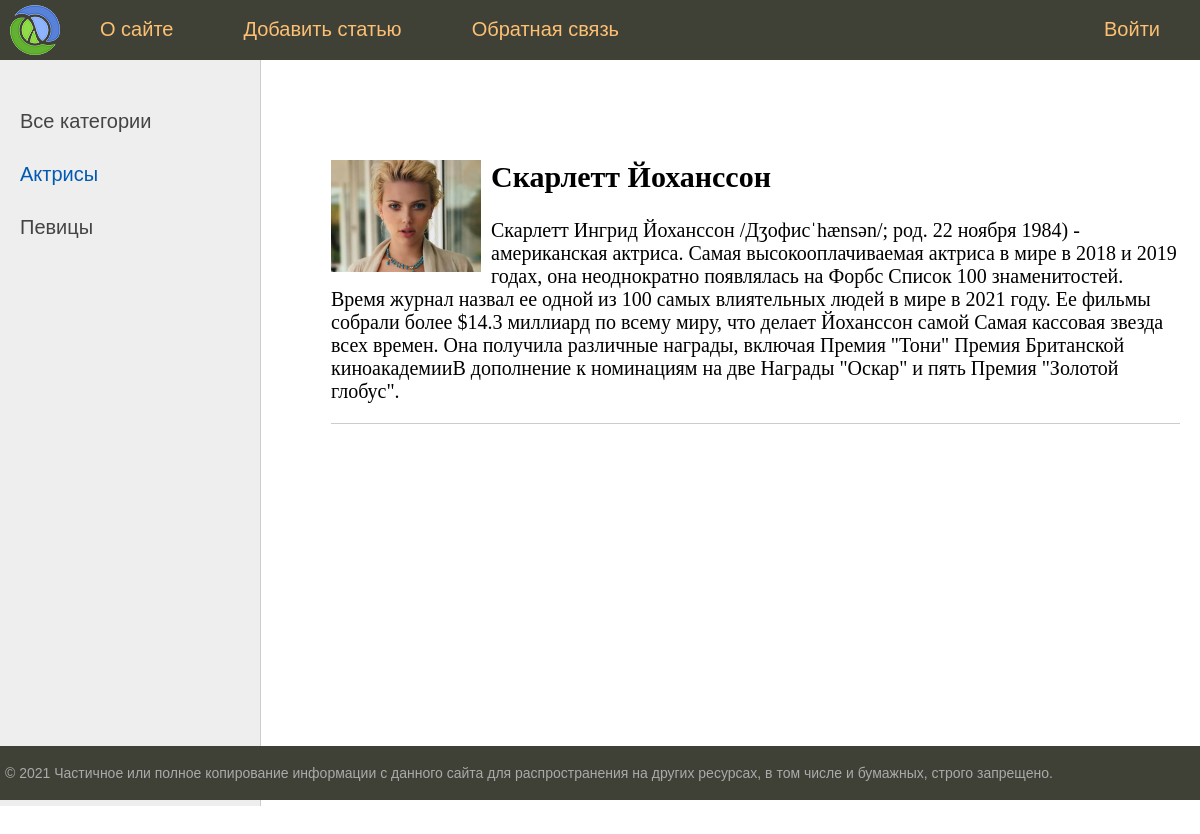
The page /post/skarlett-johansson on the database its author committed.
### women/models.py (models this page shows, shortened)
class Category(models.Model):
    name = models.CharField(max_length=100, db_index=True, verbose_name="Категория")
    slug = models.SlugField(max_length=255, unique=True, db_index=True, verbose_name="URL")
    def get_absolute_url(self):
        return reverse('category', kwargs={'cat_slug': self.slug})
    class Meta:
        verbose_name = 'Категория'
        verbose_name_plural = 'Категории'
        ordering = ['id']

class Women(models.Model):  # унаследовались от класса Model
    title = models.CharField(max_length=255, verbose_name="Заголовок")
    slug = models.SlugField(max_length=255, unique=True, db_index=True, verbose_name="URL")
    content = models.TextField(blank=True, verbose_name="Текст статьи")
    photo = models.ImageField(upload_to='photos/%Y/%m/%d/', verbose_name="Фото")
    time_create = models.DateTimeField(auto_now_add=True, verbose_name="Время создания")
    time_update = models.DateTimeField(auto_now=True, verbose_name="Время изменения")
    is_published = models.BooleanField(default=True, verbose_name="Публикация")
    cat = models.ForeignKey('Category', on_delete=models.PROTECT,
                            verbose_name="Категории")  # передаем  первичную модель как строку, к полю cat постфикс id django  добавит автоматически
    class Meta:
        verbose_name = 'Известные женщины'
        verbose_name_plural = 'Известные женщины'
        ordering = ['time_create', 'title']

### women/views.py (the view)
# urls.py: path('post/<slug:post_slug>', show_post, name="post"),
def show_post(request, post_slug):
    women = get_object_or_404(Women, slug=post_slug)
    context = {
        'women': women,
        'title': women.title,
        'cat_selected': women.cat_id
    }
    return render(request, 'women/read_post.html', context=context)

### women/templatetags/women_tags.py (called while the page is built)
@register.inclusion_tag("women/list_categories.html")
def show_categories(sort=None, cat_selected=0):  # sort хранит значение полей, по которому будет проводиться сортировка
    if not sort:
        cats = Category.objects.all()
    else:
        cats = Category.objects.order_by(sort)
    return {"cats": cats,
            "cat_selected": cat_selected}  # возращает словарь, который будет передаваться шаблону, возвращает фрагмент html страницы

@register.inclusion_tag("women/menu_list.html")
def show_menu():
    menu = [
        {'title': 'О сайте', 'url_name': 'about'},
        {'title': 'Добавить статью', 'url_name': 'add_page'},
        {'title': 'Обратная связь', 'url_name': 'contact'},
        {'title': 'Войти', 'url_name': 'login'},
    ]
    return {'menu': menu}

### women/templates/women/read_post.html
{% extends 'women/base.html' %}
{% block content %}
<ul class="list-articles">
				{% if women.photo %}
				<p><img class="img-article-left thumb" src="{{women.photo.url}}"></p>
				{% endif %}
			<li><h2>{{title}}</h2>
				{% autoescape on %}
					<p>{{women.content}}</p>
				{%endautoescape %}
			</li>
</ul>
{% endblock %}

### women/templates/women/list_categories.html
{%for category in cats %}
			{% if category.id == cat_selected %}
				<li class="selected"> {{category.name}}</li>
			{% else %}
				<li><a href="{{category.get_absolute_url}}">{{category.name}}</a></li>
			{% endif %}
		{% endfor %}

### women/static/women/css/styles.css (style rules this page uses)
html, body { font-family: 'Arial'; margin: 0; padding: 0; height: 100%; width: 100%; color: #444; }
a { color: #0059b2; text-decoration: none; }
img { max-width: 600px; height: auto; }
img.img-article-left { max-width: 300px; height: auto; float: left; padding: 0 10px 10px 0; }
img.img-article-left.thumb { max-width: 150px; height: auto; }
ul.list-articles { list-style: none; margin: 0; padding: 0; }
ul.list-articles li { border-bottom: 1px solid #ccc; }
.left-chapters ul li { margin: 30px 0 0 0; color: #999; }
.left-chapters ul li.selected { color: #0059b2; }
.left-chapters ul li a { color: #444; text-decoration: none; }

### rows shown on the page
Category: name "Актрисы"
Category: name "Певицы"
Women: photo (picture), title "Скарлетт Йоханссон", content "Скарлетт Ингрид Йоханссон /Дʒофисˈhænsən/; род. 22 ноября 1984) - американская актриса. Самая высокооплачиваемая актриса в мире в 2018 и 2019 годах, она неоднократно появлялась на Форбс Список 100 знаменитостей. Время журнал назвал ее одной из 100 самых влиятельных людей в мире в 2021 году. Ее фильмы собрали более $14.3 миллиард по всему миру, что делает Йоханссон самой Самая кассовая звезда всех времен. Она получила различные награды, включая Премия \"Тони\" Премия Британской киноакадемииВ дополнение к номинациям на две Награды \"Оскар\" и пять Премия \"Золотой глобус\"."

### other values the page prints
{{ m.title }} "О сайте" "Добавить статью" "Обратная связь"
{{ m.title }} "Войти"
